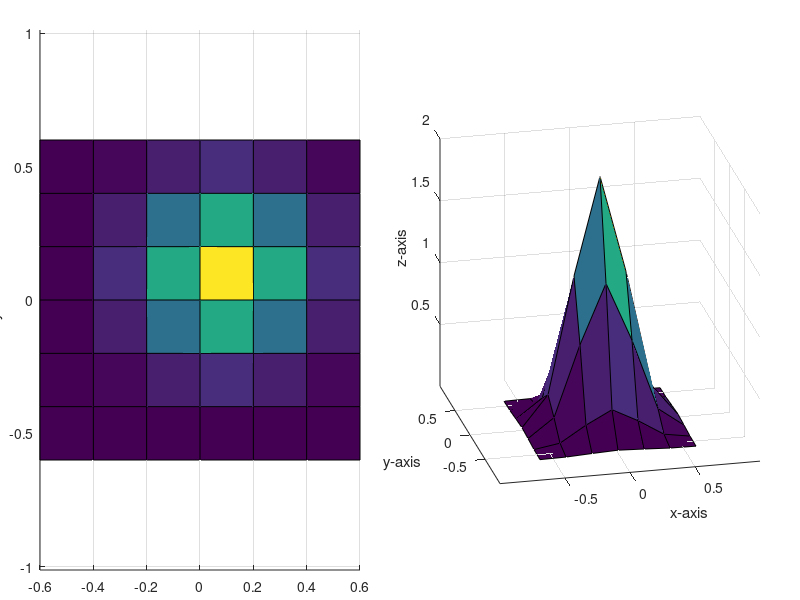

MATLAB code for this plot: (Note: this script raises an error after producing the figure.)
clc, close all; clear all; scsz = get(0,'ScreenSize');

%---------------------------------------------------------------
% 3D Gaussian Distribution
fh5 = figure(5); set(fh5,'OuterPosition',(scsz./[2e-3 2e-3 2 2]))
%---------------------------------------------------------------
% A = 2;		res=.1;	x0=(-res/2); y0=(-res/2);	sx = .2; sy = .2;	
A = 2;		res=.2;	x0=0; y0=0;	sx = .2; sy = .2;	

t = 0;
a = cos(t)^2/2/sx^2 + sin(t)^2/2/sy^2;
b = -sin(2*t)/4/sx^2 + sin(2*t)/4/sy^2 ;
c = sin(t)^2/2/sx^2 + cos(t)^2/2/sy^2;

[X, Y] = meshgrid((-sx*3):(res):(sx*3), (-sy*3):(res):(sy*3));
Z = A*exp( - (a*(X-x0).^2 + 2*b*(X-x0).*(Y-y0) + c*(Y-y0).^2)) ;

figure(fh5)
subplot('Position',[.05 .05 .40 .90]); ph5 = surf(X,Y,Z);
view(0,90); axis equal; drawnow;
xlabel('x-axis');ylabel('y-axis');zlabel('z-axis')
subplot('Position',[.55 .05 .40 .90]); ph6 = surf(X,Y,Z);
view(-13,22); % shading interp; 
axis equal;drawnow;
xlabel('x-axis');ylabel('y-axis');zlabel('z-axis')
%----------------------
for t = 0:pi/100:pi
	a = cos(t)^2/2/sx^2 + sin(t)^2/2/sy^2;
	b = -sin(2*t)/4/sx^2 + sin(2*t)/4/sy^2 ;
	c = sin(t)^2/2/sx^2 + cos(t)^2/2/sy^2;

	[X, Y] = meshgrid((-sx*3):(res):(sx*3), (-sy*3):(res):(sy*3));
	Z = A*exp( - (a*(X-x0).^2 + 2*b*(X-x0).*(Y-y0) + c*(Y-y0).^2)) ;

	set(ph5,'XData',X,'YData',Y,'ZData',Z);
	drawnow;
	set(ph6,'XData',X,'YData',Y,'ZData',Z);
	drawnow;
end
%---------------------------------------------------------------


zmask=	[0.0001    0.0036    0.0111    0.0036    0.0001;
		 0.0036    0.1054    0.3247    0.1054    0.0036;
		 0.0111    0.3247    1.0000    0.3247    0.0111;
		 0.0036    0.1054    0.3247    0.1054    0.0036;
		 0.0001    0.0036    0.0111    0.0036    0.0001];

vals = SAPMASKS(LBR,TIME,SIZE,MODS,DOES,REVA,GLU,GT,GTab)




%--------------------
% 3D Gaussian Distribution
A = 5;
x0 = 0; y0 = 0;
sx = 1;
sy = 3;
 
for t = 0:pi/100:pi
    a = cos(t)^2/2/sx^2 + sin(t)^2/2/sy^2;
    b = -sin(2*t)/4/sx^2 + sin(2*t)/4/sy^2 ;
    c = sin(t)^2/2/sx^2 + cos(t)^2/2/sy^2;
 
    [X, Y] = meshgrid(-5:.1:5, -5:.1:5);
    Z = A*exp( - (a*(X-x0).^2 + 2*b*(X-x0).*(Y-y0) + c*(Y-y0).^2)) ;
    surf(X,Y,Z);shading interp;view(-36,10);axis equal;drawnow
end
%--------------------







%--------------------
% Standard Normal Distribution
mu=0;
sd=1;
x=linspace(mu-4*sd,mu+4*sd,200);
pdfx=1/sqrt(2*pi)/sd*exp(-(x-mu).^2/(2*sd^2));
plot(x,pdfx);
%--------------------



%--------------------
% Universal Gaussian Function
a = 4;	% hight of peak from baseline (Yaxis)
b = 0;	% mean (peak center on Xaxis)
c = 1;	% stdev (curve spread)
d = 0;	% baseline (Yaxis)
x = -4:.1:4;

fx = a .* exp(-((x-b).^2 ./ (2*c).^2)) + d;

plot(x,fx);
axis([-5 5 0 1.5])
hold on
%--------------------
% Universal Gaussian Function
a = 10;	% hight of peak from baseline (Yaxis)
b = 0;	% mean (peak center on Xaxis)
c = 1;	% stdev (curve spread)
d = 0;	% baseline (Yaxis)
x = (b-5*c):.1:(b+5*c);

fx = a .* exp(-((x-b).^2 ./ (2*c).^2)) + d;

plot(x,fx,'r');
axis([(b-5*c) (b+5*c) d ((a+d)*1.2)])
%--------------------



%--------------------
% Gaussian Function Dual
a = 10;	% hight of peak from baseline (Yaxis)
b = 20;	% mean (peak center on Xaxis)
c = 2;	% stdev (curve spread)
d = 0;	% baseline (Yaxis)
x = (b-5*c):.1:(b+5*c);

fx = a .* exp(-((x-b).^2 ./ (2*c).^2)) + d;

figure(1)
plot(x,fx,'r.');
axis([(0) (80) d ((a+d)*1.5)])
hold on

% Gaussian Function
a = 10;	% hight of peak from baseline (Yaxis)
b = 40;	% mean (peak center on Xaxis)
c = 4;	% stdev (curve spread)
d = 0;	% baseline (Yaxis)
x = (b-5*c):.1:(b+5*c);

fx = a .* exp(-((x-b).^2 ./ (2*c).^2)) + d;

figure(1)
plot(x,fx,'b.');
axis([(0) (80) d ((a+d)*1.5)])
xlabel('seconds'); ylabel('responses')

%--------------------



%--------------------
% Einstein's Brownian Diffusion Gaussian Function
x = 0;		% origin
t = 250;	% time step
p0 = 100;	% particle density
D = 0.1;	% mass diffusivity

xx=linspace(x-t*D,x+t*D,400);
pxt = (p0 ./ sqrt(4.*pi.*D.*t)) .* exp(-( (xx.^2) ./ (4.*D.*t)));
plot(xx,pxt);
%--------------------




%--------------------
% Dirac Delta Function
for a = 1:10
x=linspace(-20,20,100);
dax = (1 ./ (a .* sqrt(pi)) ) .* exp(-x.^2 ./ a.^2);
figure(10)
plot(x,dax);
hold on
pause(1)
end
%--------------------


%---------------------------------------------------
% Brownian Motion from Standard Normal
N = 1000;
displacement = randn(1,N);
plot(displacement);
particle = struct();
particle.x = cumsum( randn(N, 1) );
particle.y = cumsum( randn(N, 1) );
plot(particle.x, particle.y);
ylabel('Y Position');
xlabel('X Position');
title('position versus time in 2D');
%--------------------
dsquared = particle.x .^ 2 + particle.y .^ 2;
plot(dsquared);
%--------------------
D = 0.1;				% Diffusion coefficient um^2/s
dim = 2;	         % two dimensional simulation
tau = .1;               % time interval in seconds
time = tau * 1:N;       % create a time vector for plotting
k = sqrt(D * dim * tau);
dx = k * randn(N,1);
dy = k * randn(N,1);
x = cumsum(dx);
y = cumsum(dy);
dSquaredDisplacement = (dx .^ 2) + (dy .^ 2);
squaredDisplacement = ( x .^ 2) + ( y .^ 2);
plot(x,y);
title('Particle Track of a Single Simulated Particle');
%--------------------
clf;
hold on;
plot(time, (0:1:(N-1)) * 2*k^2 , 'k', 'LineWidth', 3);      % plot theoretical line
plot(time, squaredDisplacement);
hold off;
xlabel('Time');
ylabel('Displacement Squared');
title('Displacement Squared versus Time for 1 Particle in 2 Dimensions');
%--------------------
simulatedD = mean( dSquaredDisplacement ) / ( 2 * dim * tau );
standardError = std( dSquaredDisplacement ) / ( 2 * dim * tau * sqrt(N) );
actualError = D - simulatedD;
disp([simulatedD standardError actualError])
%---------------------------------------------------


%--------------------
% 3D Gaussian Distribution
A = 5;
x0 = 0; y0 = 0;
sx = 1;
sy = 3;
 
for t = 0:pi/100:pi
    a = cos(t)^2/2/sx^2 + sin(t)^2/2/sy^2;
    b = -sin(2*t)/4/sx^2 + sin(2*t)/4/sy^2 ;
    c = sin(t)^2/2/sx^2 + cos(t)^2/2/sy^2;
 
    [X, Y] = meshgrid(-5:.1:5, -5:.1:5);
    Z = A*exp( - (a*(X-x0).^2 + 2*b*(X-x0).*(Y-y0) + c*(Y-y0).^2)) ;
    surf(X,Y,Z);shading interp;view(-36,10);axis equal;drawnow
end
%--------------------




%--------------------
% Change Factory Presents (unrelated)
a = get(0,'Factory');
set(0,'DefaultAxesFontName','Century Gothic')
set(0,'DefaultAxesFontSize',12)
factoryAxesPosition: [0.1300 0.1100 0.7750 0.8150]
factoryAxesTickLength: [0.0100 0.0250]
%--------------------

















